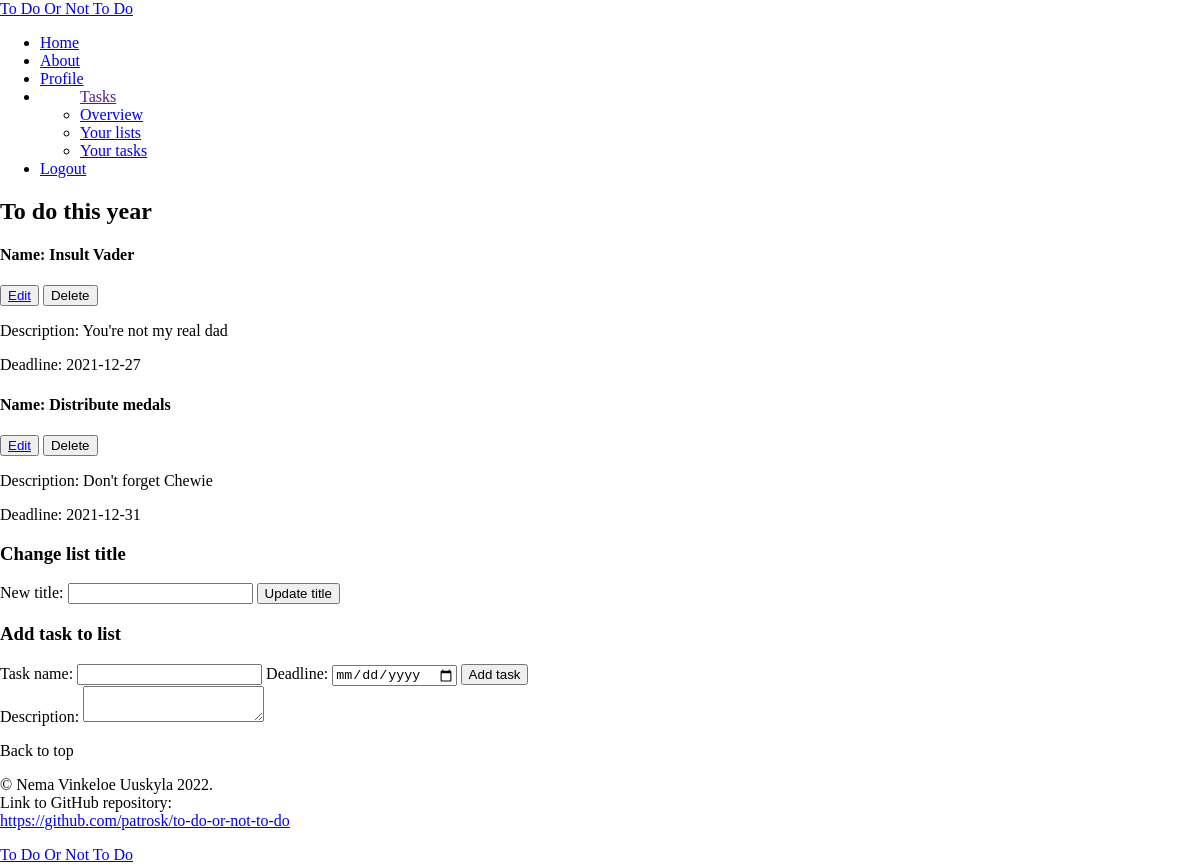
The app's page /single_list.php?id=18 (signed in), older data.
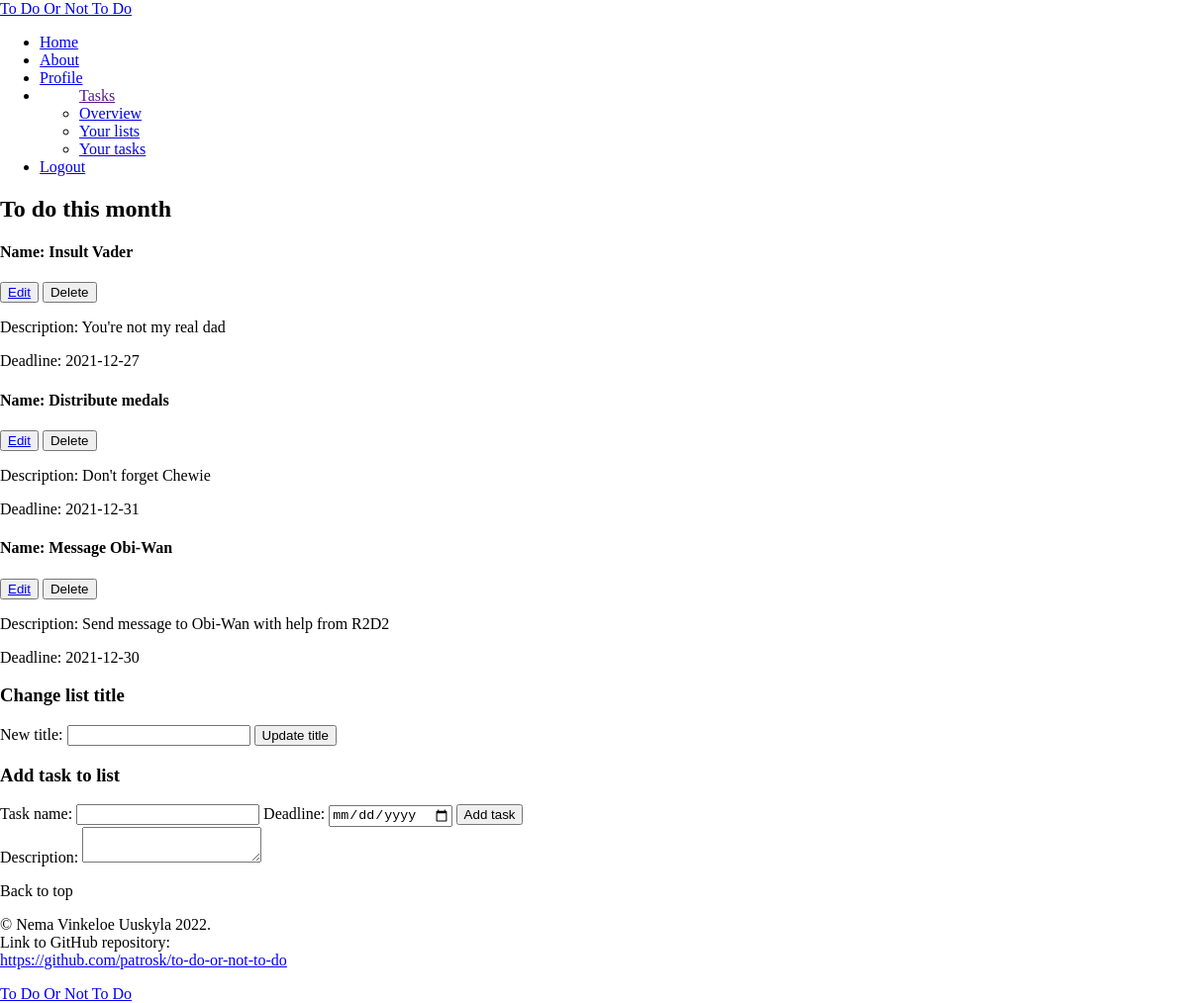
The same page, newer data.
### tables this page shows
CREATE TABLE lists (
	id INTEGER PRIMARY KEY AUTOINCREMENT,
	title VARCHAR,
	user_id VARCHAR,
	FOREIGN KEY (user_id) REFERENCES users(id)
);

CREATE TABLE tasks (
	id INTEGER PRIMARY KEY AUTOINCREMENT,
	user_id INTEGER,
	list_id INTEGER,
	title VARCHAR,
	description VARCHAR,
	created_at DATETIME,
	deadline_at DATETIME,
	completed_at DATETIME,
	FOREIGN KEY (user_id) REFERENCES users(id), 
	FOREIGN KEY (list_id) REFERENCES lists(id)
);

### app/config.php (called while the page is built, shortened)
<?php
return [
    'title' => 'To Do Or Not To Do',
    'database_path' => sprintf('sqlite:%s/database/database.db', __DIR__),
];

### app/autoload.php (called while the page is built, shortened)
<?php
require __DIR__ . '/config.php';
require __DIR__ . '/functions.php';
$config = require __DIR__ . '/config.php';

### app/functions.php (called while the page is built, shortened)
<?php
function is_logged_in()
{
    if (isset($_SESSION['user'])) {
        $user = $_SESSION['user'];
        return $user;
    }
}
function get_lists(object $database)
{
    $user_id = $_SESSION['user']['id'];
    $statement = $database->prepare("SELECT * FROM lists WHERE user_id = :id");
    $statement->bindParam(':id', $user_id, PDO::PARAM_INT);
    $statement->execute();
    $lists = $statement->fetchAll(PDO::FETCH_ASSOC);
    return $lists;
}
function get_tasks(object $database, $integer)
{
    $user_id = $_SESSION['user']['id'];
    $list_id = $integer;
    $statement = $database->prepare("SELECT * FROM tasks WHERE user_id = :user_id AND list_id = :list_id");
    $statement->bindParam(':user_id', $user_id, PDO::PARAM_INT);
    $statement->bindParam(':list_id', $list_id, PDO::PARAM_INT);
    $statement->execute();
    $tasks = $statement->fetchAll(PDO::FETCH_ASSOC);
    return $tasks;
}

### single_list.php (the view, shortened to what this page needs)
<?php
require __DIR__ . '/app/autoload.php';
require __DIR__ . '/views/header.php';
require __DIR__ . '/views/navigation.php';
?>
<?php
$id = $_GET['id'];
$lists = get_lists($database);
$tasks = get_tasks($database, $id);
foreach ($lists as $list) : ?>
    <?php if ($list['id'] == $id) : ?>
        <h2><?= $list['title'] ?></h2>
    <?php endif ?>
<?php endforeach ?>
<?php
foreach ($tasks as $task) : ?>
    <h4>Name: <?= $task['title'] ?></h4>
    <button>
        <a href="/popup.php?id=<?= $id ?>&task_id=<?= $task['id'] ?>">Edit</a>
    </button>
    <button>
        <a>Delete</a>
    </button>
    <p>Description: <?= $task['description'] ?></p>
    <p>Deadline: <?= $task['deadline_at'] ?></p>
<?php endforeach ?>
<h3>Change list title</h3>
<form action="/app/lists/update.php?id=<?= $id ?>" method="post">
    <label for="title">New title: </label>
    <input name="title" id="title" type="text">
    <button type="submit">Update title</button>
</form>
<h3>Add task to list</h3>
<form action="/app/tasks/create.php?id=<?= $id ?>" method="post" id="new_task">
    <label for="name">Task name: </label>
    <input name="name" id="name" type="text">
    <label for="deadline">Deadline: </label>
    <input name="deadline" id="deadline" type="date">
    <button type="submit">Add task</button>
</form>
<label for="description">Description: </label>
<textarea name="description" id="description" form="new_task"></textarea>
<?php require __DIR__ . '/views/footer.php';

### views/header.php (shortened to what this page needs)
<!DOCTYPE html>
<html lang="en">
<head>
    <link rel="stylesheet" href="../assets/styles/style.css">
    <link rel="stylesheet" href="../assets/styles/header.css">
    <link rel="stylesheet" href="../assets/styles/navigation.css">
    <link rel="stylesheet" href="../assets/styles/footer.css">
</head>
<body>

### views/navigation.php (shortened to what this page needs)
<header>
    <nav class="navbar navbar-expand-lg navbar-light bg-light">
        <a class="navbar-brand" href="/index.php"><?= $config['title'] ?></a>
        <ul class="navbar-nav">
            <li class="nav-item">
                <a class="nav-link" href="/index.php">Home</a>
            </li>
            <li class="nav-item">
                <a class="nav-link" href="/about.php">About</a>
            </li>
            <?php if (is_logged_in()) : ?>
                <li class="nav-item">
                    <a class="nav-link" href="../profile.php">Profile</a>
                </li>
                <li>
                    <ul><a href="">Tasks</a>
                        <li class="nav-item">
                            <a class="nav-link" href="/overview.php">Overview</a>
                        </li>
                        <li class="nav-item">
                            <a class="nav-link" href="/lists.php">Your lists</a>
                        </li>
                        <li class="nav-item">
                            <a class="nav-link" href="/tasks.php">Your tasks</a>
                        </li>
                    </ul>
                </li>
                <li class="nav-item">
                    <a class="nav-link" href="/app/users/logout.php">Logout</a>
                </li>
            <?php endif ?>
        </ul>
    </nav>
</header>

### views/footer.php (shortened to what this page needs)
<footer>
    <p>Back to top</p>
    <p>© Nema Vinkeloe Uuskyla 2022.<br>
        Link to GitHub repository:<br>
        <a href="https://github.com/patrosk/to-do-or-not-to-do">https://github.com/patrosk/to-do-or-not-to-do</a>
    </p>
    <a class="navbar-brand" href="/index.php"><?= $config['title'] ?></a>
</footer>
</body>
</html>

### assets/styles/header.css (style rules this page uses)
* { box-sizing: border-box; }
body { margin: 0; }

Row changes from the older to the newer data that the page shows:
changed lists: title "To do this year" → "To do this month"
added tasks: title "Message Obi-Wan", description "Send message to Obi-Wan with help from R2D2", deadline_at "2021-12-30"
